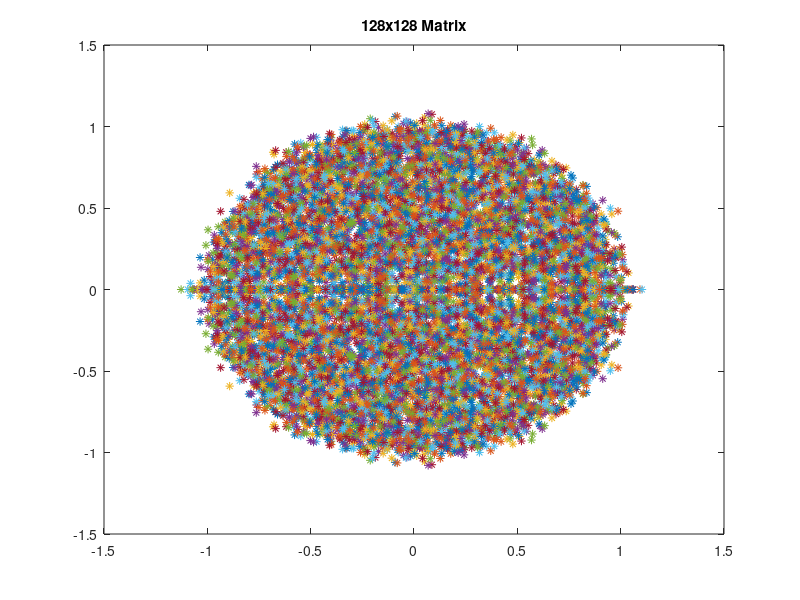

This figure's MATLAB source:
% Matlab HW 5

clear;

m = 128; 

sup_eigv = zeros(100:1);

for i = 1:100
    
    A = randn(m,m)/sqrt(m);
    eigv = eig(A);
    plot(real(eigv), imag(eigv), '*');
    
    % Spectral Radius is the biggest eigenvalue
    % <sup_eigv> array contains every 100 spectral radius of A.
    sup_eigv(i) = max(abs(eigv));
    title("128x128 Matrix")
    hold on;
    
end

% Analyze the spectral radius
% in average, standard deviation, maximumm and minimum
average_radius = mean(sup_eigv)
maximum_radius = max(sup_eigv)
minimum_radius = min(sup_eigv)
standard_deviation = std(sup_eigv)